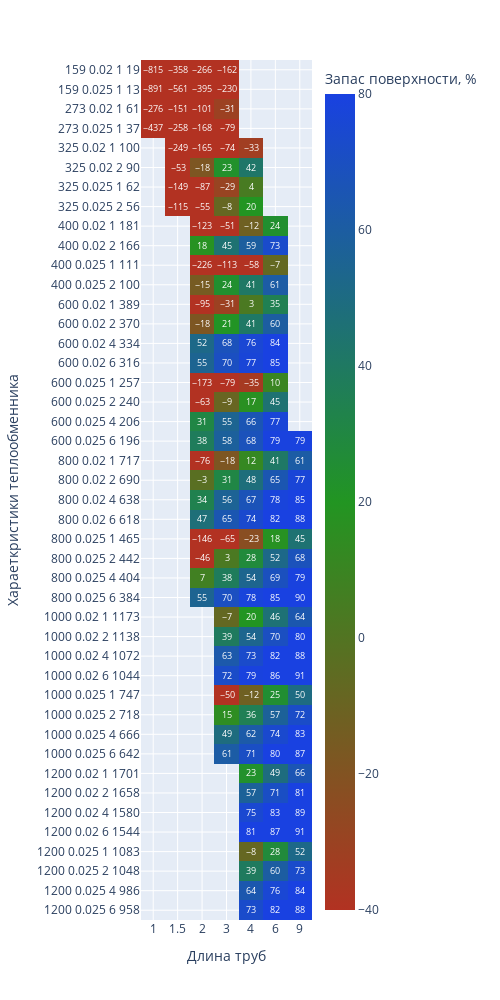

The code cell stored with this chart in its notebook:
### Markdown cell above
В холодильнике дистиллята осуществляется охлаждение дистиллята до конечной температуры 'tk'. Температура технической воды на охлаждение 'aq_t' в разное время года может меняться от ~5 до ~20 °С. В переменную 'pipes' вводится выбор что пустить трубы, а что в межтрубное пространство. Как правило руководствуются корозионной активностью смеси и теплоносителя

### Code cell
heaters = eq.calculate_equipment(
        heaters_table,
        aqua_vapor_saturation_by_pressure,
        aqua_liquid_saturation,
        aqua_vapor_saturation,
        balance,
        properties,
        FEED_TEMPERATURE,
        thermal_balance,
        Ropt,
        EQ_NAME = 'холодильник',
        COOLER_NAME = 'дистиллята',
        pipes = 'продукт', #изменяемый параметр может быть 'вода'.
        aq_t = 20, #изменяемый параметр
        tk = 30 #изменяемый параметр
        )

fig = px.imshow(
    round(heaters),
    labels=dict(x="Длина труб", y="Хараеткристики теплообменника", color="Запас поверхности, %"),
    range_color=[-40,80],
    color_continuous_scale=["rgb(178, 50, 34)", "rgb(34, 149, 34)", "rgb(25, 65, 225)"],
    x=heaters.columns,
    y=heaters.index,
    text_auto=True, aspect="auto",
    width=500,
    height=1000
    )
fig.show()

### Figure 1 — Plotly figure (JSON) as saved in the notebook; plotly's stock layout.template omitted (floating-point values rounded to 4 significant figures; data arrays with more than 128 entries replaced by an {"elided": "..."} marker saying what was removed)
{"data": [{"coloraxis": "coloraxis", "hovertemplate": "Длина труб: %{x}<br>Хараеткристики теплообменника: %{y}<br>Запас поверхности, %: %{z}<extra></extra>", "name": "0", "texttemplate": "%{z}", "type": "heatmap", "x": ["1", "1.5", "2", "3", "4", "6", "9"], "xaxis": "x", "y": ["159 0.02 1 19", "159 0.025 1 13", "273 0.02 1 61", "273 0.025 1 37", "325 0.02 1 100", "325 0.02 2 90", "325 0.025 1 62", "325 0.025 2 56", "400 0.02 1 181", "400 0.02 2 166", "400 0.025 1 111", "400 0.025 2 100", "600 0.02 1 389", "600 0.02 2 370", "600 0.02 4 334", "600 0.02 6 316", "600 0.025 1 257", "600 0.025 2 240", "600 0.025 4 206", "600 0.025 6 196", "800 0.02 1 717", "800 0.02 2 690", "800 0.02 4 638", "800 0.02 6 618", "800 0.025 1 465", "800 0.025 2 442", "800 0.025 4 404", "800 0.025 6 384", "1000 0.02 1 1173", "1000 0.02 2 1138", "1000 0.02 4 1072", "1000 0.02 6 1044", "1000 0.025 1 747", "1000 0.025 2 718", "1000 0.025 4 666", "1000 0.025 6 642", "1200 0.02 1 1701", "1200 0.02 2 1658", "1200 0.02 4 1580", "1200 0.02 6 1544", "1200 0.025 1 1083", "1200 0.025 2 1048", "1200 0.025 4 986", "1200 0.025 6 958"], "yaxis": "y", "z": {"elided": "44x7 int values"}}], "layout": {"coloraxis": {"cmax": 80, "cmin": -40, "colorbar": {"title": {"text": "Запас поверхности, %"}}, "colorscale": [[0, "rgb(178, 50, 34)"], [0.5, "rgb(34, 149, 34)"], [1, "rgb(25, 65, 225)"]]}, "height": 1000, "margin": {"t": 60}, "width": 500, "xaxis": {"anchor": "y", "domain": [0, 1], "title": {"text": "Длина труб"}}, "yaxis": {"anchor": "x", "autorange": "reversed", "domain": [0, 1], "title": {"text": "Хараеткристики теплообменника"}}}}
